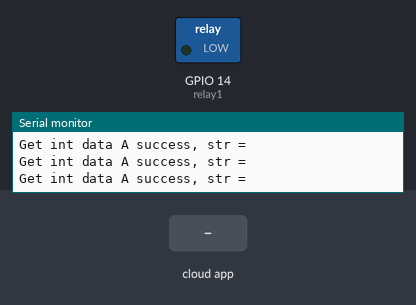
Bench run of a sketch on a simulated ESP32. Shown: switched loads named in the sketch (green lamp = pin HIGH), the last lines printed to the serial monitor. The test bench sets the inputs (shaded band). WiFi joins after 1.5 s; servers stay silent unless stated; the Firebase database answers and starts empty.

Above: at 2.7 s.
2.8 s: the phone or cloud app sets relay1 to 1
At 3.8 s:
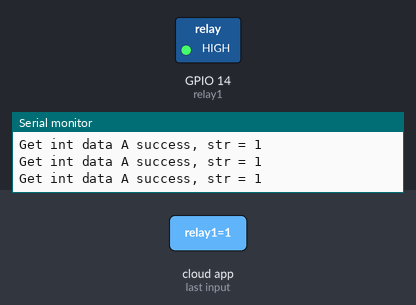
4.3 s: the phone or cloud app sets relay1 to 0
At 5.0 s:
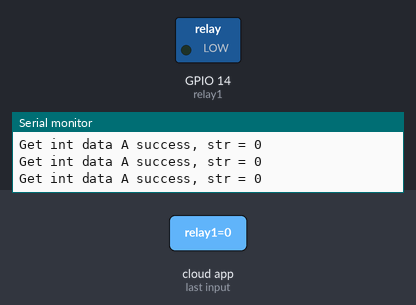
Timing chart, 0 to 7.3 s (numbered marks = the images above; inputs shaded):
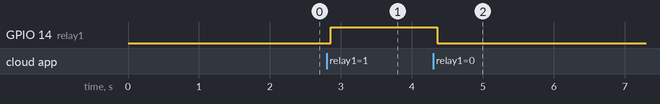

The sketch:

test_connection_1.ino
```cpp
#include <WiFi.h>
#include <FirebaseESP32.h>

#define WIFI_SSID "JUANIBIANCA"
#define WIFI_PASSWORD "00429191276"

#define FIREBASE_HOST "prueba-conexion-4396c-default-rtdb.firebaseio.com"
#define FIREBASE_AUTH "AIzaSyBVdr6FlCRrh2rhpBn698VxtJJwrIF1b1s"

FirebaseData fbdo;
const int relay1 = 14;
void conexionFirebase() {
  Firebase.begin(FIREBASE_HOST, FIREBASE_AUTH);
  Firebase.reconnectWiFi(true);
}
void getEstadoRele_1() {

  if (Firebase.getString(fbdo, "/relay1")) {
    Serial.print("Get int data A success, str = ");
    Serial.println(fbdo.stringData());
    digitalWrite(relay1, fbdo.stringData().toInt());
  } else {
    Serial.print("Error in getString, ");
    Serial.println(fbdo.errorReason());
  }
}
void setup() {
  pinMode(relay1, OUTPUT);
  digitalWrite(relay1, 0);
  Serial.begin(115200);
  WiFi.begin(WIFI_SSID, WIFI_PASSWORD);
  Serial.print("Connecting to Wi-Fi");
  while (WiFi.status() != WL_CONNECTED) {
    Serial.print(".");
    delay(300);
  }
  Serial.println();
  Serial.print("Connected with IP: ");
  Serial.println(WiFi.localIP());
  Serial.println();
  conexionFirebase();
}

void loop() {
  getEstadoRele_1();
}
```

Measured:
- after the input at 2.8 s, GPIO 14 (relay1): LOW → HIGH after 0.06 s
- after the input at 4.3 s, GPIO 14 (relay1): HIGH → LOW after 0.06 s
